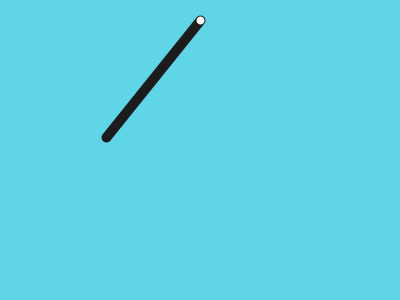
Frame 1 (no input)
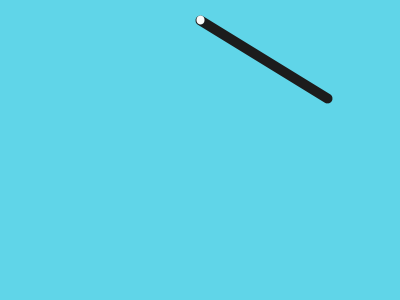
Frame 60 (the mouse pressed at the canvas centre just before this capture)
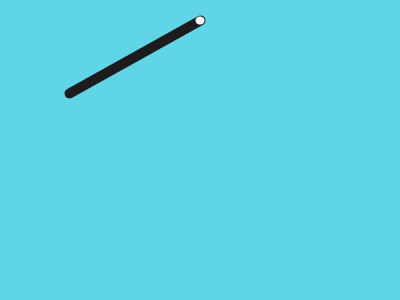
Frame 120 (the mouse held since frame 60 and released just before this capture)

The Processing sketch that drew these frames (run headless with seeded random() and noise(); from frame 60 on, the mouse is pressed at the canvas centre):

// Processing sketch: processing_121929
// ── processing_121929.pde

float period = 2;
float amplitude = 90;

void setup()
{
  size(400,300);
}

void draw()
{
  background(96,213,232);
  translate(width/2,20);
  float angle = motion();
  rotate(angle);
  pendulum();
}

float motion()
{
  float time = norm(millis(),0,1000);
  float fraction = norm(time,0,period);
  float shm = sin(fraction*TWO_PI);
  float angle = shm*amplitude;
  return radians(angle);

}

void pendulum()
{
  stroke(28,28,28);
  strokeWeight(10);
  line(0,0,0,150);
  stroke(250);
  strokeWeight(8);
  point(0,0);
}
